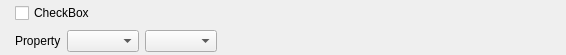
<?xml version="1.0" encoding="UTF-8"?>
<ui version="4.0">
 <class>AttributeMatrixSelectionWidget</class>
 <widget class="QWidget" name="AttributeMatrixSelectionWidget">
  <property name="geometry">
   <rect>
    <x>0</x>
    <y>0</y>
    <width>566</width>
    <height>55</height>
   </rect>
  </property>

  <layout class="QGridLayout" name="widgetLayout">
   <property name="margin">
    <number>2</number>
   </property>
   <item row="1" column="3">
    <widget class="QComboBox" name="attributeMatrixList"/>
   </item>
   <item row="1" column="1">
    <widget class="QLabel" name="label">
     <property name="text">
      <string>Property</string>
     </property>
    </widget>
   </item>
   <item row="1" column="2">
    <widget class="QComboBox" name="dataContainerList"/>
   </item>
   <item row="1" column="5">
    <spacer name="horizontalSpacer">
     <property name="orientation">
      <enum>Qt::Horizontal</enum>
     </property>
     <property name="sizeHint" stdset="0">
      <size>
       <width>40</width>
       <height>20</height>
      </size>
     </property>
    </spacer>
   </item>
   <item row="0" column="4" rowspan="2">
    <widget class="QLabel" name="linkRight">
     <property name="text">
      <string/>
     </property>
     <property name="pixmap">
      <pixmap resource="../../../../Resources/icons/images/Icons.qrc">:/Link_Right.png</pixmap>
     </property>
    </widget>
   </item>
   <item row="0" column="0" rowspan="2">
    <widget class="QLabel" name="linkLeft">
     <property name="text">
      <string/>
     </property>
     <property name="pixmap">
      <pixmap resource="../../../../Resources/icons/images/Icons.qrc">:/Link_Left.png</pixmap>
     </property>
     <property name="alignment">
      <set>Qt::AlignRight|Qt::AlignTrailing|Qt::AlignVCenter</set>
     </property>
    </widget>
   </item>
   <item row="0" column="1" colspan="3">
    <widget class="QCheckBox" name="conditionalCB">
     <property name="text">
      <string>CheckBox</string>
     </property>
    </widget>
   </item>
  </layout>
 </widget>
 <resources>
  <include location="../../../../Resources/icons/images/Icons.qrc"/>
 </resources>
 <connections/>
</ui>
